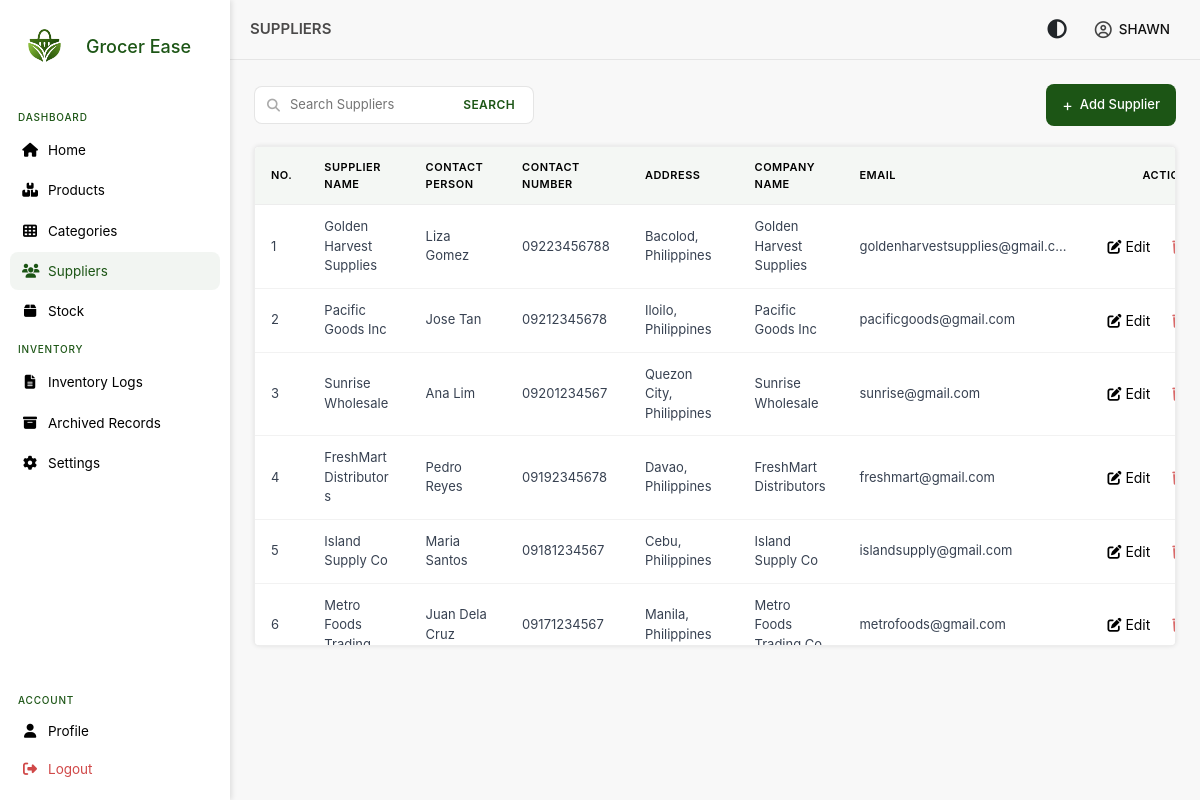
/views/inventory/suppliers.php (signed in), run on the app's committed database.
### tables this page shows
CREATE TABLE `users` (
  `user_id` int NOT NULL AUTO_INCREMENT,
  `username` varchar(250) NOT NULL,
  `password` varchar(250) NOT NULL,
  `email` varchar(250) NOT NULL,
  `contact_number` varchar(20) NOT NULL,
  `role` enum('admin') DEFAULT 'admin',
  `profile_picture` blob,
  PRIMARY KEY (`user_id`),
  UNIQUE KEY `email` (`email`)
);

CREATE TABLE `suppliers` (
  `supplier_id_pk` int NOT NULL AUTO_INCREMENT,
  `supplier_name` varchar(250) NOT NULL,
  `contact_person` varchar(20) NOT NULL,
  `phone_number` varchar(20) NOT NULL,
  `email` varchar(250) NOT NULL,
  `address` varchar(250) NOT NULL,
  `company_name` varchar(250) NOT NULL,
  `is_deleted` tinyint DEFAULT '0',
  `deleted_at` datetime DEFAULT NULL,
  PRIMARY KEY (`supplier_id_pk`),
  KEY `idx_supplier_name` (`supplier_name`)
);

### models/user.php (called while the page is built, shortened)
<?php
class User
{
    private $conn;
    public function __construct($db)
    {
        $this->conn = $db;
    }
    public function GetUserById($id)
    {
        $stmt = $this->conn->prepare(
            "SELECT user_id, username, email, contact_number, role
             FROM users WHERE user_id = :id"
        );
        $stmt->execute([':id' => $id]);
        return $stmt->fetch(PDO::FETCH_ASSOC);
    }
}
?>

### autoload.php (called while the page is built, shortened)
<?php
spl_autoload_register(function ($class) {
    $paths = [
        __DIR__ . '/models/',
        __DIR__ . '/models/Stock/',
        __DIR__ . '/models/Relations/',
    ];
    foreach ($paths as $path) {
        $file = $path . $class . '.php';
        if (file_exists($file)) {
            return;
        }
    }
});
?>

### models/supplier.php (called while the page is built, shortened)
<?php
class Supplier
{
    private $conn;
    public function __construct($db)
    {
        $this->conn = $db;
    }
    public function GetPaginatedSuppliers($page = 1, $limit = 10)
    {
        $offset = ($page - 1) * $limit;
        $stmt = $this->conn->prepare("SELECT supplier_id_pk,
                                                 supplier_name,
                                                 contact_person,
                                                 phone_number,
                                                 email,
                                                 address,
                                                 company_name,is_deleted
                                      FROM suppliers
                                      WHERE is_deleted = 0
                                      ORDER BY supplier_id_pk DESC
                                      LIMIT :limit OFFSET :offset");
        $stmt->bindParam(':limit', $limit, PDO::PARAM_INT);
        $stmt->bindParam(':offset', $offset, PDO::PARAM_INT);
        $stmt->execute();
        return $stmt->fetchAll(PDO::FETCH_ASSOC);
    }
}

### views/inventory/suppliers.php (the view, shortened to what this page needs)
<?php
require_once __DIR__ . '/../../autoload.php';
$search = $_GET['search'] ?? '';
$page = isset($_GET['page']) ? (int)$_GET['page'] : 1;
$limit = 10;
$supplier = new Supplier($db);
if (!empty($search)) {
    $suppliers = $supplier->SearchSupplier($search);
    $total_suppliers = count($suppliers);
    $total_pages = 1;
} else {
    $suppliers = $supplier->GetPaginatedSuppliers($page, $limit);
}
?>
<!DOCTYPE html>
<html lang="en">
<?php include "../../includes/head.php" ?>
<body>
    <?php include '../../includes/sidebar.php'; ?>
    <main class="main-content">
        <?php include '../../includes/topbar.php'; ?>
        <section class="page-content">
            <div class="toolbar">
                <div class="search-area">
                    <form method='get'>
                        <i class="fas fa-search"></i>
                        <input type="text" name="search" id="search" placeholder="Search Suppliers"
                            value="<?= htmlspecialchars($_GET['search'] ?? '') ?>">
                        <button type="submit">SEARCH</button>
                    </form>
                </div>
                <div class="add">
                    <button id="addbtn">Add Supplier</button>
                </div>
            </div>
            <div class="menu-table">
                <table>
                    <thead>
                        <tr>
                            <th>No.</th>
                            <th>Supplier Name</th>
                            <th>Contact Person</th>
                            <th>Contact Number</th>
                            <th>Address</th>
                            <th>Company Name</th>
                            <th>Email</th>
                            <th>Actions</th>
                        </tr>
                    </thead>
                    <tbody>
                        <?php $no = ($page - 1) * $limit + 1; ?>
                        <?php if (empty($suppliers)): ?>
                            <tr>
                                <td colspan="8" style="text-align:center; color:#6b7280;">
                                    No suppliers found
                                </td>
                            </tr>
                            <?php else: ?>
                                <?php foreach ($suppliers as $sup): ?>
                            <tr>
                                <td><?= $no++ ?></td>
                                <td><?= htmlspecialchars($sup['supplier_name']) ?></td>
                                <td><?= htmlspecialchars($sup['contact_person']) ?></td>
                                <td><?= htmlspecialchars($sup['phone_number']) ?></td>
                                <td><?= htmlspecialchars($sup['address']) ?></td>
                                <td><?= htmlspecialchars($sup['company_name']) ?></td>
                                <td class="email-cell"><?= htmlspecialchars($sup['email']) ?></td>
                                <td>
                                    <div class="actions">
                                        <form action="edit_supplier.php" method="GET">
                                            <button type="submit" class="edit-btn">
                                                <i class="fa-solid fa-pen-to-square"></i>
                                                <span>Edit</span>
                                            </button>
                                        </form>
                                        <button type="button" class="edit-btn"
                                            onclick="deleteSupplier('<?= $sup['supplier_id_pk'] ?>', '<?= htmlspecialchars($sup['supplier_name']) ?>')">
                                            <i class="fa-solid fa-trash"></i>
                                        </button>
                                    </div>
                                </td>
                            </tr>
                        <?php endforeach; ?>
                    <?php endif; ?>
                    </tbody>
                </table>
            </div>
        </section>
    </main>
</body>
</html>

### includes/topbar.php (shortened to what this page needs)
<?php
require_once '../../models/user.php';
global $db;
$page_title = $_SESSION['page_title'] ?? "Dashboard";
$user_id = $_SESSION['id'];
$user = new User($db);
$user_info = $user->GetUserById($user_id);
?>
<div class="topbar">
    <div class="topbar-title">
        <p><?= htmlspecialchars($page_title) ?></p>
    </div>
    <div class="topbar-actions">
        <button id="dark-toggle" title="Dark Mode">
            <i class="fa-solid fa-circle-half-stroke"></i>
        </button>
        <div class="profile-dropdown" id="profile-dropdown">
            <i class="fa-regular fa-circle-user profile-icon"></i>
            <span class="profile-label">
                <?= strtoupper($user_info['username']) ?>
            </span>
        </div>
    </div>
</div>

### assets/css/home.css (style rules this page uses)
* { font-family: 'Inter', 'Roboto', sans-serif; }
body { margin: 0; padding: 0; background-color: #f8f8f8; }
.main-content { margin-left: 230px; min-height: 100vh; background-color: #f8f8f8; }
.topbar { display: flex; align-items: center; justify-content: space-between; padding: 0 20px; height: 60px; background: #f8f8f8; border-bottom: 1px solid rgba(0, 0, 0, 0.08); }
.topbar-title p { font-size: 15px; font-weight: 600; color: #4b4a4a; margin: 0; }
.profile-dropdown { position: relative; display: flex; align-items: center; gap: 7px; cursor: pointer; padding: 5px 10px; border-radius: 8px; font-size: 13.5px; font-weight: 500; color: #111; transition: background 0.2s; }
.profile-dropdown i { font-size: 17px; color: #444; }
.page-content { padding: 24px; }
.toolbar { display: flex; align-items: center; justify-content: space-between; margin-bottom: 20px; }
.search-area form { display: flex; align-items: center; background: #fff; border: 1px solid rgba(0, 0, 0, 0.1); border-radius: 8px; padding: 0 12px; gap: 8px; height: 38px; width: 280px; }
.search-area form i { color: #aaa; font-size: 13px; }
.search-area form input { border: none; outline: none; font-size: 13px; width: 100%; background: transparent; color: #333; }
.search-area form button { border: none; background: none; color: #1c5515; font-size: 12px; font-weight: 600; cursor: pointer; letter-spacing: 0.4px; }
.add button { display: inline-flex; align-items: center; gap: 7px; background: #1c5515; color: #fff; border: none; padding: 9px 16px; border-radius: 8px; font-size: 13px; font-weight: 500; text-decoration: none; transition: 0.3s ease; }
.add button::before { content: '+'; font-size: 16px; font-weight: 400; }
.menu-table { background: #fff; border-radius: 5px; border: 1px solid rgba(0, 0, 0, 0.07); overflow-x: auto; overflow-y: auto; box-shadow: 0 0 5px #0000001a; max-height: 500px; }
.menu-table table { width: 100%; border-collapse: collapse; font-size: 13px; table-layout: auto; min-width: 1000px; }
.menu-table thead { position: sticky; top: 0; background: #f4f7f4; z-index: 10; }
.menu-table thead th { text-align: left; padding: 12px 16px; font-size: 11px; font-weight: 600; color: #000000; letter-spacing: 0.5px; text-transform: uppercase; border-bottom: 1px solid rgba(0, 0, 0, 0.07); }
.menu-table tbody tr { border-bottom: 1px solid rgba(0, 0, 0, 0.05); transition: background 0.15s; }
.menu-table tbody tr:last-child { border-bottom: none; }
.menu-table tbody td { padding: 12px 16px; color: #374151; vertical-align: middle; }
.menu-table td:nth-child(2), .menu-table td:nth-child(6) { white-space: normal; word-break: break-word; overflow-wrap: anywhere; max-width: 220px; }
.menu-table td.email-cell { white-space: nowrap; overflow: hidden; text-overflow: ellipsis; max-width: 240px; }
.menu-table th:last-child, .menu-table td:last-child { text-align: center; width: auto; white-space: nowrap; }
.menu-table .actions { display: flex; flex-wrap: nowrap; justify-content: center; align-items: center; gap: 6px; }
.actions { display: flex; flex-wrap: nowrap; gap: 6px; align-items: center; }
.actions form { margin: 0; }
.edit-btn { border: none; background: none; cursor: pointer; padding: 6px 8px; border-radius: 6px; transition: background 0.15s; font-size: 14px; white-space: nowrap; }
.edit-btn .fa-trash { color: #c82828b3; }
.page-content { padding: 24px; min-height: calc(100vh - 60px); box-sizing: border-box; }
.topbar { display: flex; align-items: center; justify-content: space-between; }
.topbar-actions { display: flex; align-items: center; gap: 12px; margin-left: auto; }
#dark-toggle { background: none; border: none; cursor: pointer; font-size: 1.2rem; color: inherit; padding: 6px; border-radius: 6px; }

### data on the page
users: username "SHAWN"
suppliers: supplier_name "Golden Harvest Supplies", contact_person "Liza Gomez", phone_number "09223456788", address "Bacolod, Philippines", company_name "Golden Harvest Supplies", email "goldenharvestsupplies@gmail.c…"
suppliers: supplier_name "Pacific Goods Inc", contact_person "Jose Tan", phone_number "09212345678", address "Iloilo, Philippines", company_name "Pacific Goods Inc", email "pacificgoods@gmail.com"
suppliers: supplier_name "Sunrise Wholesale", contact_person "Ana Lim", phone_number "09201234567", address "Quezon City, Philippines", company_name "Sunrise Wholesale", email "sunrise@gmail.com"
suppliers: supplier_name "FreshMart Distributors", contact_person "Pedro Reyes", phone_number "09192345678", address "Davao, Philippines", company_name "FreshMart Distributors", email "freshmart@gmail.com"
suppliers: supplier_name "Island Supply Co", contact_person "Maria Santos", phone_number "09181234567", address "Cebu, Philippines", company_name "Island Supply Co", email "islandsupply@gmail.com"
suppliers: supplier_name "Metro Foods…", contact_person "Juan Dela Cruz", phone_number "09171234567", address "Manila, Philippines", company_name "Metro Foods…", email "metrofoods@gmail.com"

### other printed values
$page_title "SUPPLIERS"
